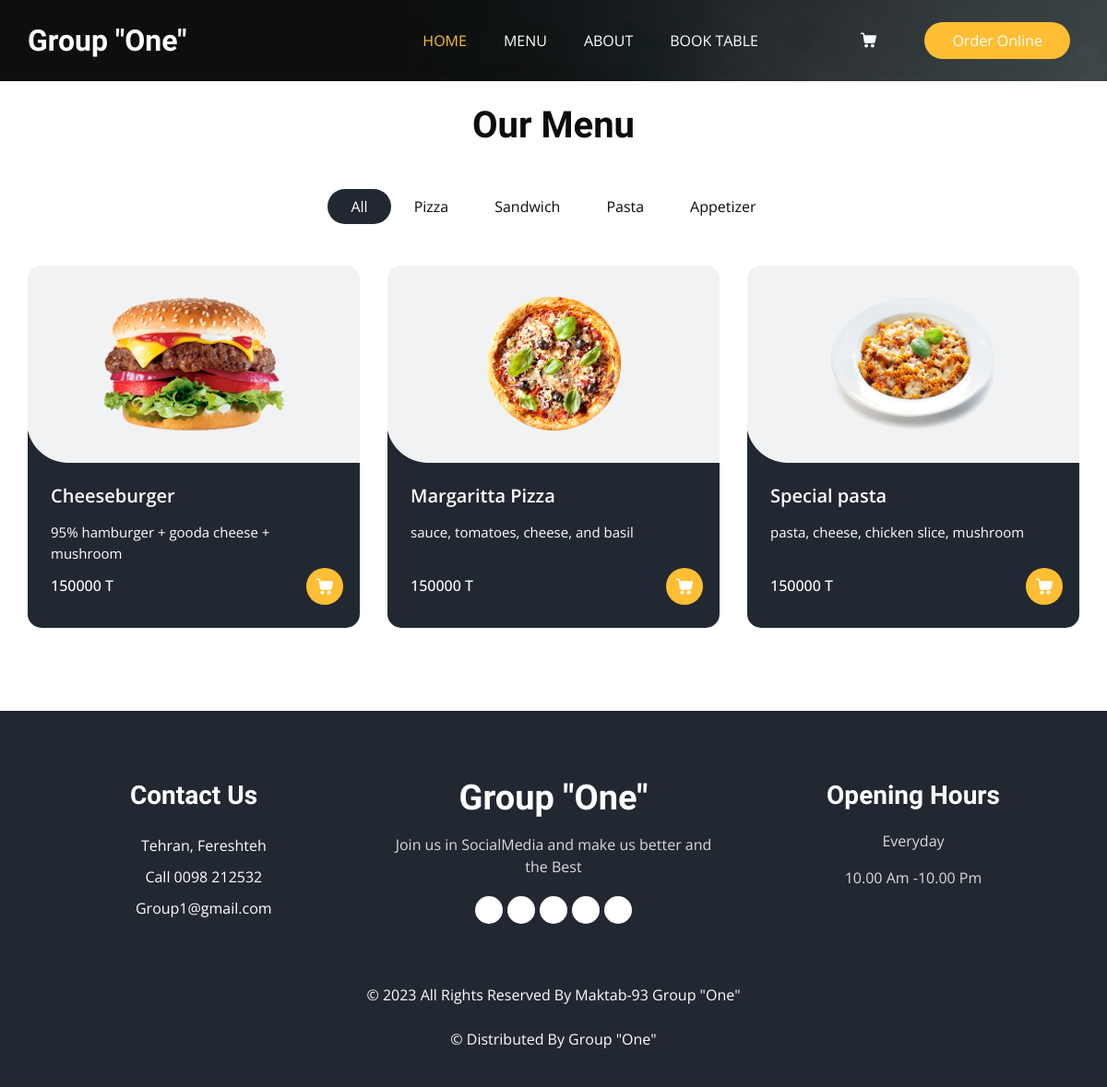
/menu/, run on an earlier commit of the app's database.
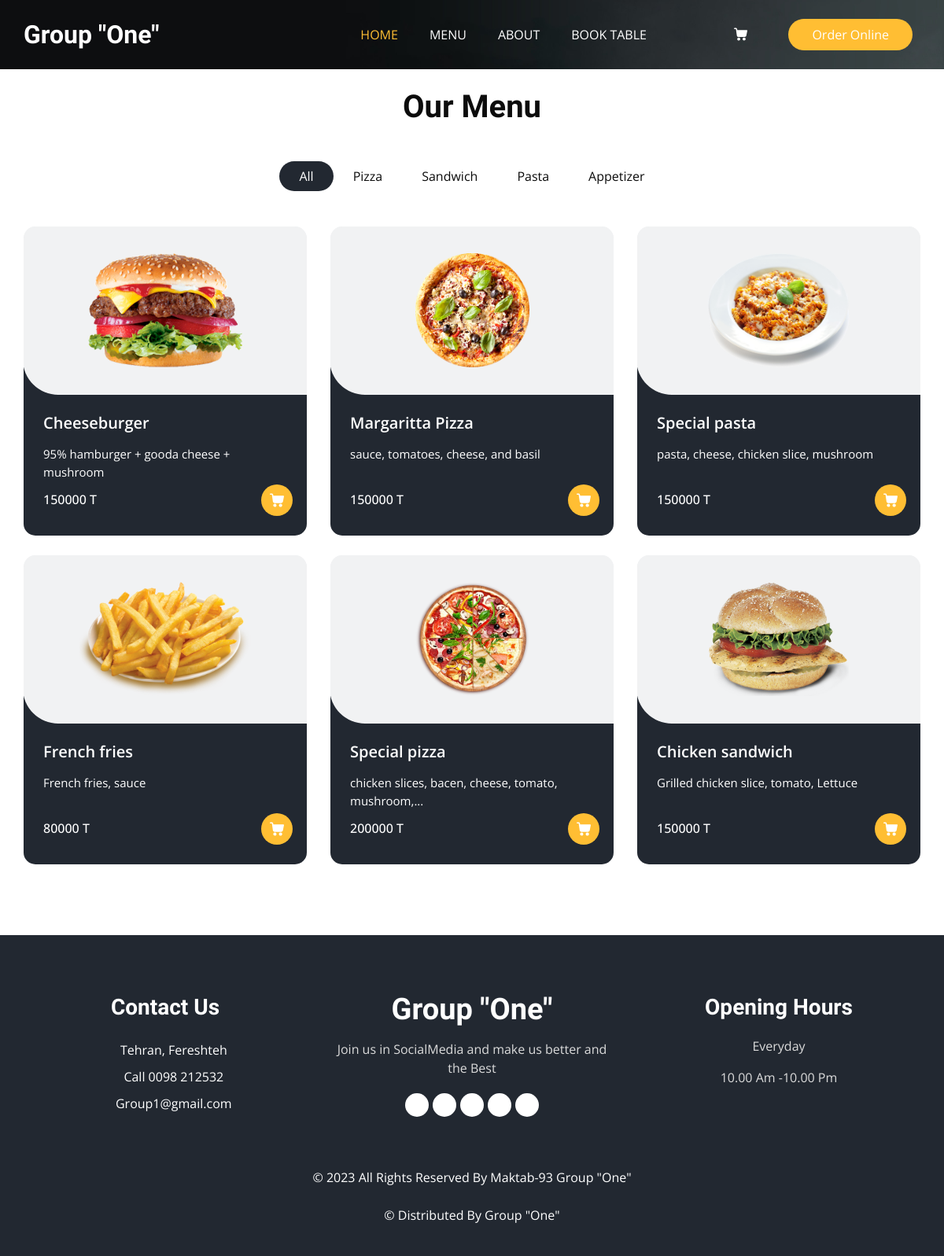
And on a later commit of the database.
### home/models.py (models this page shows, shortened)
class RestaurantInfo(ModelInfo):
    title = models.CharField(max_length=50)
    about = models.OneToOneField(
        AboutContent, on_delete=models.SET_NULL, null=True, blank=True
    )
    phone_number = models.CharField(max_length=50)
    address = models.TextField()
    email = models.EmailField()
    opening_hours = models.CharField(max_length=50)

### menu_items/models.py (models this page shows, shortened)
class Category(ModelInfo):
    name = models.CharField(max_length=150)
    parent_category = models.ForeignKey(
        "Category",
        on_delete=models.CASCADE,
        related_name="categories",
        null=True,
        blank=True,
    )
    class Meta:
        verbose_name_plural = "Categories"
    def __str__(self):
        return self.name

class MenuItem(ModelInfo):
    title = models.CharField(max_length=150)
    price = models.IntegerField()
    category = models.ForeignKey(
        Category,
        on_delete=models.SET_NULL,
        related_name="menuItems",
        null=True,
        blank=True,
    )
    period_time_service = models.DurationField(default=timedelta(seconds=300))
    estimated_cooking_time = models.DurationField(default=timedelta(seconds=300))
    image = models.ImageField(upload_to="images/", default="", null=True, blank=True)
    is_active = models.BooleanField(default=True)
    description = RichTextField()
    class Meta:
        verbose_name_plural = "MenuItems"

### menu_items/views.py (the view)
# urls.py: path("menu/", views.MenuView.as_view(), name="menu"),
class MenuView(View):
    def get(self, request):
        menu = MenuItem.objects.all()
        categories = Category.objects.all()
        info = RestaurantInfo.objects.first()
        return render(
            request,
            "menu_page.html",
            context={"menu": menu, "categories": categories, "info": info},
        )

### templates/menu_page.html (shortened to what this page needs)
{% extends 'base.html' %}
{% block content %}
  {% include 'include/menu.html' %}
{% endblock %}

### templates/base.html (shortened to what this page needs)
<!DOCTYPE html>
<html>
<head>
  {% load static %}
  <link rel="stylesheet" type="text/css" href="{% static 'css/bootstrap.css' %}" />
  <link rel="stylesheet" type="text/css" href="https://cdnjs.cloudflare.com/ajax/libs/OwlCarousel2/2.3.4/assets/owl.carousel.min.css" />
  <link rel="stylesheet" href="https://cdnjs.cloudflare.com/ajax/libs/jquery-nice-select/1.1.0/css/nice-select.min.css" />
  <link href="{% static '/css/font-awesome.min.css' %}" rel="stylesheet" />
  <link href="{% static 'css/style.css' %}" rel="stylesheet" />
  <link href="{% static 'css/responsive.css' %}" rel="stylesheet" />
</head>
<body class="sub_page">
  {% include 'include/header.html' %}
  {% block content %}
  {% endblock %}
  {% include 'include/footer.html' %}
  {% load static %}
</body>
</html>

### templates/include/header.html (shortened to what this page needs)
<div class="hero_area">
    <div class="bg-box">
      {% load static %}
      <img src="{% static 'images/hero-bg.jpg' %}" alt="" />
    </div>
    <header class="header_section">
      <div class="container">
        {% include 'include/navbar.html' %}
      </div>
    </header>
  </div>

### templates/include/navbar.html (shortened to what this page needs)
<nav class="navbar navbar-expand-lg custom_nav-container ">
    <a class="navbar-brand" href="{% url 'home' %}">
      <span>
        {{info.title}}
      </span>
    </a>
    <div class="collapse navbar-collapse" id="navbarSupportedContent">
      <ul class="navbar-nav  mx-auto ">
        <li class="nav-item active">
          <a class="nav-link" href="{% url 'home' %}">Home <span class="sr-only">(current)</span></a>
        </li>
        <li class="nav-item">
          <a class="nav-link" href="{% url 'menu' %}">Menu</a>
        </li>
        <li class="nav-item">
          <a class="nav-link" href="{% url 'about' %}">About</a>
        </li>
        <li class="nav-item">
          <a class="nav-link" href="{% url 'book' %}">Book Table</a>
        </li>
      </ul>
      <div class="user_option">
        <a href="{% url 'customer' %}" class="user_link"><i class="fa fa-user" aria-hidden="true"></i></a>
        <a class="cart_link" href="{% url 'cart' %}">
        </a>
        <form class="form-inline">
          <button class="btn  my-2 my-sm-0 nav_search-btn" type="submit">
            <i class="fa fa-search" aria-hidden="true"></i>
          </button>
        </form>
        <a href="" class="order_online">
          Order Online
        </a>
      </div>
    </div>
  </nav>

### templates/include/menu.html (shortened to what this page needs)
{% load static %}
<br>
<section class="food_section layout_padding-bottom">
  <div class="container">
    <div class="heading_container heading_center">
      <h2>
        Our Menu
      </h2>
    </div>
    <ul class="filters_menu">
      <li class="active" data-filter="*">All</li>
      {% for category in categories %}
      <li data-filter=".{{category}}">{{category|title}}</li>
      {% endfor %}
    </ul>
    <div class="filters-content">
      <div class="row grid">
        {% for menu_item in menu %}
        <div class="col-xs-10 col-sm-8 col-md-6 col-lg-4 all {{menu_item.category}}">
          <div class="box">
            <div>
              <div class="img-box">
                <img src="{{menu_item.image.url}}">
              </div>
              <div class="detail-box">
                <h5>
                  {{menu_item.title}}
                </h5>
                <div style="height: 50px;">
                <p>
                  {{menu_item.description|safe|truncatewords:"8"}}
                </p>
              </div>
                <div class="options">
                  <h6>
                    {{menu_item.price}} T
                  </h6>
                  <div class="row">
                    <div class="p-1">
                    </div>
                    <div class="p-1"><span id="cart_quantity{{menu_item.id}}"></span></div>
                  <div class="p-1">
                </div>
                  <div class="p-1">
                </div>
                  <div class="pr-2">
                  <a href= "javascript:null" onclick="setToMenuCart('{{menu_item.id}}')" id="cart_item{{menu_item.id}}" class="show">
                    <svg version="1.1" id="item{{menu_item.id}}" xmlns="http://www.w3.org/2000/svg" xmlns:xlink="http://www.w3.org/1999/xlink" x="0px" y="0px" viewBox="0 0 456.029 456.029" style="enable-background:new 0 0 456.029 456.029;" xml:space="preserve">
                      <g>
                        <g>
                          <path d="M345.6,338.862c-29.184,0-53.248,23.552-53.248,53.248c0,29.184,23.552,53.248,53.248,53.248
                       c29.184,0,53.248-23.552,53.248-53.248C398.336,362.926,374.784,338.862,345.6,338.862z" />
                        </g>
                      </g>
                      <g>
                        <g>
                          <path d="M439.296,84.91c-1.024,0-2.56-0.512-4.096-0.512H112.64l-5.12-34.304C104.448,27.566,84.992,10.67,61.952,10.67H20.48
                       C9.216,10.67,0,19.886,0,31.15c0,11.264,9.216,20.48,20.48,20.48h41.472c2.56,0,4.608,2.048,5.12,4.608l31.744,216.064
                       c4.096,27.136,27.648,47.616,55.296,47.616h212.992c26.624,0,49.664-18.944,55.296-45.056l33.28-166.4
                       C457.728,97.71,450.56,86.958,439.296,84.91z" />
                        </g>
                      </g>
                      <g>
                        <g>
                          <path d="M215.04,389.55c-1.024-28.16-24.576-50.688-52.736-50.688c-29.696,1.536-52.224,26.112-51.2,55.296
                       c1.024,28.16,24.064,50.688,52.224,50.688h1.024C193.536,443.31,216.576,418.734,215.04,389.55z" />
                        </g>
                      </g>
                      <g>
                      </g>
                      <g>
                      </g>
                      <g>
                      </g>
                      <g>
                      </g>
                      <g>
                      </g>
                      <g>
                      </g>
                      <g>
                      </g>
                      <g>
                      </g>
                      <g>
                      </g>
                      <g>
                      </g>
                      <g>
                      </g>
                      <g>
                      </g>
                      <g>
                      </g>
                      <g>
                      </g>
                      <g>
                      </g>
                    </svg>
                  </a>
                </div>
                </div>
                  </div>
              </div>
            </div>
          </div>
        </div>
        {% endfor %}
  </div>
</section>

### templates/include/footer.html (shortened to what this page needs)
  <footer class="footer_section">
    <div class="container">
      <div class="row">
        <div class="col-md-4 footer-col">
          <div class="footer_contact">
            <h4>
              Contact Us
            </h4>
            <div class="contact_link_box">
              <a href="https://goo.gl/maps/HTrc35Hpzrodi61J7"  target="_blank" >
                <i class="fa fa-map-marker" aria-hidden="true"></i>
                <span>
                  {{info.address}}
                </span>
              </a>
              <a href="">
                <i class="fa fa-phone" aria-hidden="true"></i>
                <span>
                  Call {{info.phone_number}}
                </span>
              </a>
              <a href="">
                <i class="fa fa-envelope" aria-hidden="true"></i>
                <span>
                  {{info.email}}
                </span>
              </a>
            </div>
          </div>
        </div>
        <div class="col-md-4 footer-col">
          <div class="footer_detail">
            <a href="" class="footer-logo">
              {{info.title}}
            </a>
            <p>
Join us in SocialMedia and make us better and the Best            </p>
            <div class="footer_social">
              <a href="">
                <i class="fa fa-facebook" aria-hidden="true"></i>
              </a>
              <a href="">
                <i class="fa fa-twitter" aria-hidden="true"></i>
              </a>
              <a href="">
                <i class="fa fa-linkedin" aria-hidden="true"></i>
              </a>
              <a href="">
                <i class="fa fa-instagram" aria-hidden="true"></i>
              </a>
              <a href="">
                <i class="fa fa-pinterest" aria-hidden="true"></i>
              </a>
            </div>
          </div>
        </div>
        <div class="col-md-4 footer-col">
          <h4>
            Opening Hours
          </h4>
          <p>
            Everyday
          </p>
          <p>
            {{info.opening_hours}}
          </p>
        </div>
      </div>
      <div class="footer-info">
        <p>
          &copy; <span id="displayYear"></span> All Rights Reserved By
          <a href="https://html.design/">Maktab-93 {{info.title}}</a><br><br>
          &copy;  Distributed By
          <a href="https://themewagon.com/" target="_blank">{{info.title}} </a>
        </p>
      </div>
    </div>
  </footer>

### static/css/responsive.css (style rules this page uses)
@media (min-width: 1200px) { .container { max-width: 1170px; } }

What changed in the data, as far as the page shows it:
added MenuItem: image (picture), title "French fries", description "French fries, sauce", price "80000"
added MenuItem: image (picture), title "Special pizza", description "chicken slices, bacen, cheese, tomato, mushroom,...", price "200000"
added MenuItem: image (picture), title "Chicken sandwich", description "Grilled chicken slice, tomato, Lettuce", price "150000"
